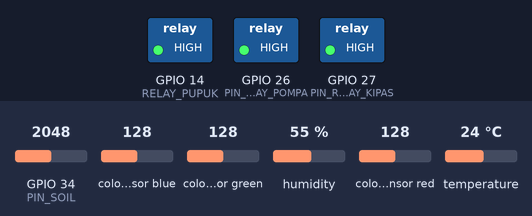
A sketch run on a simulated ESP32. Shown: switched loads named in the sketch (green lamp = pin HIGH). The test bench sets the inputs (shaded band); at power-on: temperature 24 °C, GPIO 34 (PIN_SOIL) = 2048, colour sensor blue 128, colour sensor green 128, humidity 55 %, colour sensor red 128. WiFi joins after 1.5 s; servers stay silent unless stated; uploads are accepted with an empty reply; the local clock reads 2024-03-15 10:24:30 at power-on unless the sketch sets it; EEPROM starts erased; what the sketch prints to the serial monitor is not drawn.

Above: at 2.7 s.
2.8 s: temperature set to 33 °C
5.6 s: temperature set to 36 °C
At 7.0 s:
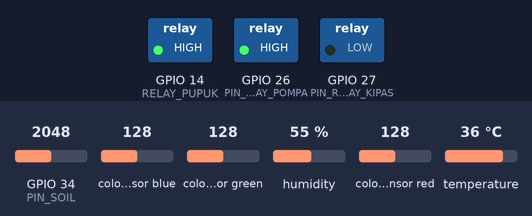
8.4 s: GPIO 34 (PIN_SOIL) set to 3029
11.4 s: GPIO 34 (PIN_SOIL) set to 3089
At 12.7 s:
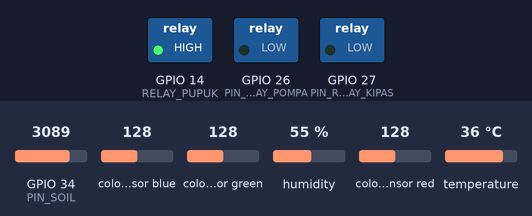
14.2 s: temperature set to 12 °C
At 15.3 s:
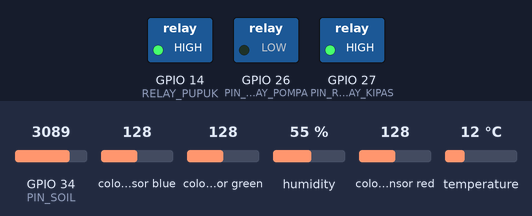
17.0 s: temperature set to 41 °C
At 19.5 s:
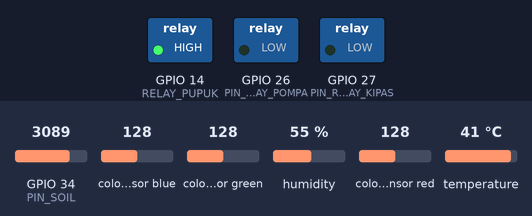
Timing chart, 0 to 20.8 s (numbered marks = the images above; inputs shaded):
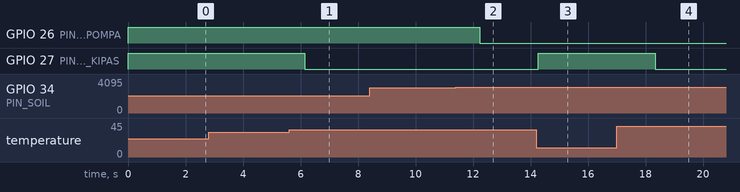

The sketch:

SISTOMATE.ino
```cpp
// SISTOMATE — purwarupa smart greenhouse
// ESP32 + soil moisture + DHT11 + TCS34725 + relay 2×2-ch (pompa air, pompa pupuk, kipas)
// Data sensor & aktuator dikirim via HTTP POST ke ingest.php -> MySQL sistomate
//
// Pinout (hindari strapping pin 0/2/12/15):
//   Soil moisture (analog) : GPIO 34
//   DHT11 (digital)        : GPIO 13
//   TCS34725 I2C SDA/SCL   : GPIO 21 / GPIO 22
//   Relay A CH1 Pompa Air  : GPIO 26  (active-LOW)
//   Relay A CH2 Pompa Pupuk: GPIO 14  (active-LOW)
//   Relay B CH1 Kipas      : GPIO 27  (active-LOW)
//   Relay B CH2 cadangan   : (belum dipakai)
//
// Logika (nilai default jurnal; otomatis ikut configs web lewat respons ingest.php):
//   soil < 40%      -> pompa air ON ; soil >= 60% -> OFF  (histeresis)
//   suhu > 27 C     -> kipas ON ; suhu <= 25 C -> kipas OFF (histeresis)
//   jadwal 1x/minggu jam 07:00 (NTP) + soil >= soilOnPct -> pompa pupuk ON 7 detik
//     (Sari 2024/JITET: jadwal RTC mingguan, durasi default 7 detik; interlock tanah gak kering)
//   Tiap transisi relay -> POST actuator_logs
//   Tiap 2 detik        -> POST sensor_logs + sync threshold configs dari web

#include <WiFi.h>
#include <HTTPClient.h>
#include <Wire.h>
#include <DHT.h>
#include <Adafruit_TCS34725.h>
#include <Preferences.h> // persist counter dosis pupuk anti dobel pas reboot
#include <math.h>
#include <stdlib.h>

// ====== ISI SEBELUM DEMO ======
// Jangan commit kredensial asli. Isi nilai berikut sesuai jaringan dan server
// yang dipakai (API_KEY diambil dari /etc/sistomate-ingest.env).
const char* WIFI_SSID   = "YOUR_WIFI_SSID";
const char* WIFI_PASS   = "YOUR_WIFI_PASSWORD";
const char* SERVER_URL  = "http://192.168.1.100/ingest.php"; // IP komputer server
const char* API_KEY     = "sm_YOUR_SECRET_API_KEY";
const int   DEVICE_ID   = 1; // sesuaikan dengan id_device di tabel devices
// ==============================

#define PIN_SOIL        34
#define PIN_DHT         13
#define PIN_RELAY_POMPA 26
#define RELAY_PUPUK     14
#define PIN_RELAY_KIPAS 27
#define RELAY_ON        LOW   // modul relay 2-ch umumnya aktif-LOW
#define RELAY_OFF       HIGH

#define DEFAULT_SOIL_ON_PCT     40.0f  // pompa nyala di bawah ini (%)
#define DEFAULT_SOIL_OFF_PCT    60.0f  // pompa mati di atas ini (%)
#define DEFAULT_TEMP_ON_C       27.0f  // kipas nyala di atas ini (C)
#define DEFAULT_TEMP_OFF_C      25.0f  // kipas mati di bawah ini (C)
#define DEFAULT_FERT_DURATION_S 7      // detik dosis per semprot
#define TEMP_OFFSET_C           -7.0f  // offset suhu DHT11 (C): idle 30-32C -> 23-25C (ambang 25-27C); set 0.0f untuk mentah

// selesai init dengan nilai default jurnal; diperbarui otomatis dari configs web
float soilOnPct     = DEFAULT_SOIL_ON_PCT;
float soilOffPct    = DEFAULT_SOIL_OFF_PCT;
float tempOnC       = DEFAULT_TEMP_ON_C;
float tempOffC      = DEFAULT_TEMP_OFF_C;
int   fertDurationS = DEFAULT_FERT_DURATION_S;

// fertigasi (Sari 2024: 1x/minggu, durasi default 7 detik; interlock Bab 5)
#define FERT_HOUR        7     // jam lokal WIB (NTP GMT+7)
#define FERT_MIN         0
#define FERT_WDAY        1     // hari jadwal: 1 = Senin (0=Minggu .. 6=Sabtu) — 1x/minggu

#define SENSOR_INTERVAL_MS 2000UL  // POST sensor_logs tiap 2 detik
#define READ_INTERVAL_MS    2000UL  // baca sensor tiap 2 detik (DHT11 minimal 1 dtk)

DHT dht(PIN_DHT, DHT11);
Adafruit_TCS34725 tcs = Adafruit_TCS34725(TCS34725_INTEGRATIONTIME_101MS, TCS34725_GAIN_16X); // naik dari 50ms/4X (sinyal terlalu kecil 21 Okt)

bool pumpOn = false;
bool fanOn  = false;
bool tcsOk  = false;
bool fertOn = false;
unsigned long fertStartMs = 0;
Preferences prefs;
int lastFertKey = 0; // (tahun*1000 + yday) dosis terakhir — cegah dobel dalam sehari

unsigned long lastRead  = 0;
unsigned long lastPost  = 0;

// pembacaan terakhir
float soilPct = 0, airTemp = 0, airHumi = 0;
long soilRaw = 0; // nilai mentah ADC buat kalibrasi
uint16_t r = 0, g = 0, b = 0;

void setup() {
  Serial.begin(115200);

  // amankan relay SEBELUM pinMode (ceklek saat boot dihindari)
  digitalWrite(PIN_RELAY_POMPA, RELAY_OFF);
  digitalWrite(RELAY_PUPUK, RELAY_OFF);
  digitalWrite(PIN_RELAY_KIPAS, RELAY_OFF);
  pinMode(PIN_RELAY_POMPA, OUTPUT);
  pinMode(RELAY_PUPUK, OUTPUT);
  pinMode(PIN_RELAY_KIPAS, OUTPUT);

  prefs.begin("sistomate", false);
  lastFertKey = prefs.getInt("fertkey", 0);

  pinMode(PIN_SOIL, INPUT);
  dht.begin();
  Wire.begin(21, 22);
  tcsOk = tcs.begin();
  if (!tcsOk) Serial.println("[!] TCS34725 tidak terdeteksi — RGB pakai 0");

  WiFi.mode(WIFI_STA);
  WiFi.setSleep(false);    // WAJIB: modem sleep bikin auth race gagal terus (root cause 21 Okt)
  WiFi.persistent(false);  // jangan pakai config NVS lama
  WiFi.begin(WIFI_SSID, WIFI_PASS);
  Serial.print("WiFi connect");
  unsigned long t0 = millis();
  while (WiFi.status() != WL_CONNECTED && millis() - t0 < 20000) {
    delay(500);
    Serial.print(".");
  }
  Serial.println();
  if (WiFi.status() == WL_CONNECTED) {
    Serial.print("OK IP=");
    Serial.println(WiFi.localIP());
  } else {
    Serial.println("GAGAL — retry di loop");
  }

  configTime(7 * 3600, 0, "pool.ntp.org", "time.nist.gov"); // NTP WIB — SNTP nyala sendiri begitu WiFi connected
}

bool postJson(const String& body, String* respOut) {
  if (WiFi.status() != WL_CONNECTED) return false;
  HTTPClient http;
  http.begin(SERVER_URL);
  http.addHeader("Content-Type", "application/json");
  http.addHeader("X-API-Key", API_KEY);
  http.setTimeout(4000);
  int code = http.POST(body);
  if (code >= 200 && code < 300 && respOut != nullptr) {
    *respOut = http.getString();
  }
  http.end();
  Serial.printf("POST %d\n", code);
  return code >= 200 && code < 300;
}

bool postJson(const String& body) {
  return postJson(body, nullptr);
}

bool extractJsonFloatFrom(const String& json, int fromIdx, const char* key, float& outVal) {
  String pat = String("\"") + key + "\"";
  int keyIdx = json.indexOf(pat, fromIdx);
  if (keyIdx < 0) return false;
  int colon = json.indexOf(':', keyIdx + pat.length());
  if (colon < 0) return false;
  int pos = colon + 1;
  int len = json.length();
  while (pos < len && (json[pos] == ' ' || json[pos] == '\t' || json[pos] == '\r' || json[pos] == '\n')) {
    pos++;
  }
  if (pos >= len) return false;
  const char* startPtr = json.c_str() + pos;
  char* endPtr = nullptr;
  float parsed = strtof(startPtr, &endPtr);
  if (endPtr == startPtr || isnan(parsed) || isinf(parsed)) return false;
  outVal = parsed;
  return true;
}

void syncConfigFromJson(const String& json) {
  int cfgIdx = json.indexOf("\"config\"");
  if (cfgIdx < 0) return;

  float sOn = 0, sOff = 0, tOn = 0, tOff = 0, fDur = 0;
  if (!extractJsonFloatFrom(json, cfgIdx, "soil_on", sOn) ||
      !extractJsonFloatFrom(json, cfgIdx, "soil_off", sOff) ||
      !extractJsonFloatFrom(json, cfgIdx, "temp_on", tOn) ||
      !extractJsonFloatFrom(json, cfgIdx, "temp_off", tOff) ||
      !extractJsonFloatFrom(json, cfgIdx, "fert_duration_s", fDur)) {
    return;
  }

  int fertS = (int)(fDur + 0.5f);
  // Validasi sama dengan settings.php agar histeresis selalu aman
  if (sOn < 0.0f || sOn > 100.0f || sOff < 0.0f || sOff > 100.0f || sOn >= sOff) return;
  if (tOn < 10.0f || tOn > 50.0f || tOff < 10.0f || tOff > 50.0f || tOff >= tOn) return;
  if (fertS < 1 || fertS > 60) return;

  bool changed = fabsf(sOn - soilOnPct) > 0.05f ||
                 fabsf(sOff - soilOffPct) > 0.05f ||
                 fabsf(tOn - tempOnC) > 0.05f ||
                 fabsf(tOff - tempOffC) > 0.05f ||
                 fertS != fertDurationS;

  soilOnPct     = sOn;
  soilOffPct    = sOff;
  tempOnC       = tOn;
  tempOffC      = tOff;
  fertDurationS = fertS;

  if (changed) {
    Serial.printf("CONFIG SYNC soil=%.1f..%.1f%% temp=%.1f..%.1fC fert=%ds\n",
                  soilOnPct, soilOffPct, tempOffC, tempOnC, fertDurationS);
  }
}

// event aktuator ditunda (per-slot) sampai POST sukses — retry di loop(),
// biar row actuator_logs gak hilang kalau WiFi/network lagi mati.
// 3 slot terpisah: satu event gak nimpem event lain kalo POST lagi pending
#define ACT_POMPA 0
#define ACT_KIPAS 1
#define ACT_PUPUK 2
#define ACT_COUNT 3
bool actDirty[ACT_COUNT] = {false, false, false};
bool actOn[ACT_COUNT] = {false, false, false};
const char* actName[ACT_COUNT] = {"", "", ""};

void markActuator(int slot, const char* name, bool on) {
  actName[slot] = name;
  actOn[slot] = on;
  actDirty[slot] = true;
}

void flushActuator() {
  for (int i = 0; i < ACT_COUNT; i++) {
    if (!actDirty[i]) continue;
    String body = String("{\"type\":\"actuator\",\"device_id\":") + DEVICE_ID +
                  ",\"actuator_name\":\"" + actName[i] +
                  "\",\"status\":\"" + (actOn[i] ? "ON" : "OFF") + "\"}";
    if (postJson(body)) actDirty[i] = false; // sukses saja di-clear, gagal retry nanti
  }
}

void setPump(bool on) {
  if (on == pumpOn) return;
  pumpOn = on;
  digitalWrite(PIN_RELAY_POMPA, on ? RELAY_ON : RELAY_OFF);
  Serial.printf("POMPA %s\n", on ? "ON" : "OFF");
  markActuator(ACT_POMPA, "Pompa Air", on);
}

void setFert(bool on) {
  if (on == fertOn) return;
  fertOn = on;
  digitalWrite(RELAY_PUPUK, on ? RELAY_ON : RELAY_OFF);
  if (on) fertStartMs = millis();
  Serial.printf("PUPUK %s\n", on ? "ON" : "OFF");
  markActuator(ACT_PUPUK, "Pompa Pupuk", on);
}

void setFan(bool on) {
  if (on == fanOn) return;
  fanOn = on;
  digitalWrite(PIN_RELAY_KIPAS, on ? RELAY_ON : RELAY_OFF);
  Serial.printf("KIPAS %s\n", on ? "ON" : "OFF");
  markActuator(ACT_KIPAS, "Kipas Exhaust", on);
}

// fertigasi: dosis terkonfigurasi (default 7 detik) tiap minggu jam 07:00 (Sari 2024), batal kalo tanah kering
void fertigasi() {
  if (fertOn) {
    if (millis() - fertStartMs >= (unsigned long)fertDurationS * 1000UL) setFert(false);
    else if (soilPct < soilOnPct) setFert(false); // interlock juga di tengah dosis
    return;
  }
  struct tm t;
  if (!getLocalTime(&t, 0)) return; // NTP belum sinkron (tahun < 2016 = false)
  if (t.tm_hour != FERT_HOUR || t.tm_min != FERT_MIN) return;
  if (t.tm_wday != FERT_WDAY) return;           // hanya hari Senin -> jadwal 1x/minggu (bukan tiap hari)
  int key = (t.tm_year + 1900) * 1000 + t.tm_yday;
  if (key == lastFertKey) return;           // hari ini udah dapat dosis
  if (soilPct < soilOnPct) return;          // tanah kering -> lewati minggu ini (retry selama menit jadwal)
  lastFertKey = key;
  prefs.putInt("fertkey", key);
  setFert(true);
}

// heuristik status tanaman dari kondisi sensor (3 kondisi)
// layu (tanah kering atau suhu panas/fanOn) > sakit (daun tidak hijau) > sehat
const char* plantStatus() {
  if (soilPct < soilOnPct || fanOn) return "layu"; // kurang air (< soilOnPct) atau stres panas (kipas aktif)
  if (tcsOk) {
    // kalibrasi 21 Okt malam (data 4468 baris, bimodal jelas):
    //   hijau asli (ambient): G/R = 0.94–1.10  (R kadang >G, syarat g>r bikin salah sakit)
    //   kuning (senter putih): G/R ≈ 0.52
    //   lembah datanya 0.60–0.90 -> ambang G/R 0.75 = titik tengah, margin lebar dua sisi.
    // lowBlue dibuang: hijau & kuning sama-sama lolos (b/max ≈ 0.48 vs 0.22) — gak diskriminatif.
    bool redDom = (unsigned long)g * 4 < (unsigned long)r * 3; // G/R < 0.75
    if (redDom && r > 100) return "sakit"; // r>100 = sinyal nyata, bukan noise
  }
  return "sehat";
}

void readSensors() {
  long raw = analogRead(PIN_SOIL);            // 0..4095, kering = tinggi
  soilRaw = raw;
  soilPct = constrain(map(raw, 4095, 1500, 0, 100), 0, 100); // kalibrasi 21 Okt: udara=4095, air penuh=1500

  float t = dht.readTemperature();
  float h = dht.readHumidity();
  if (!isnan(t)) {
    float adj = t + TEMP_OFFSET_C;
    airTemp = adj < 0.0f ? 0.0f : adj;
  }
  if (!isnan(h)) airHumi = h;

  if (tcsOk) {
    uint16_t clear = 0;
    tcs.getRawData(&r, &g, &b, &clear);
  }
}

void loop() {
  unsigned long now = millis();

  // reconnect WiFi kalau putus
  if (WiFi.status() != WL_CONNECTED) {
    static unsigned long lastRetry = 0;
    if (now - lastRetry > 5000) {
      lastRetry = now;
      WiFi.disconnect();
      WiFi.begin(WIFI_SSID, WIFI_PASS);
      Serial.println("WiFi retry");
    }
  }

  if (now - lastRead >= READ_INTERVAL_MS) {
    lastRead = now;
    readSensors();

    // logika aktuator + histeresis (otomatis ikut ambang configs web)
    setPump(soilPct < soilOnPct ? true : (soilPct >= soilOffPct ? false : pumpOn));
    setFan(airTemp > tempOnC ? true : (airTemp <= tempOffC ? false : fanOn));
  }

  if (now - lastPost >= SENSOR_INTERVAL_MS) {
    lastPost = now;
    String body = String("{\"type\":\"sensor\",\"device_id\":") + DEVICE_ID +
                  ",\"air_temperature\":" + String(airTemp, 1) +
                  ",\"air_humidity\":" + String(airHumi, 1) +
                  ",\"soil_moisture\":" + String(soilPct, 1) +
                  ",\"rgb_red\":" + r +
                  ",\"rgb_green\":" + g +
                  ",\"rgb_blue\":" + b +
                  ",\"plant_status\":\"" + plantStatus() + "\"}";
    String resp;
    if (postJson(body, &resp)) {
      syncConfigFromJson(resp);
    }
    Serial.printf("SENSOR suhu=%.1fC rh=%.0f%% soil=%.0f%% raw=%ld rgb=%u,%u,%u %s\n",
                  airTemp, airHumi, soilPct, soilRaw, r, g, b, plantStatus());
  }

  flushActuator(); // kirim/retry event aktuator yang belum sukses ter-post
  fertigasi();     // cek jadwal pupuk tiap loop (presisi durasi 50ms, bukan 2 dtk)

  delay(50);
}
```

Measured:
- the behaviour switches between 34 and 35 °C on temperature (found by bisection; images 0 and 1)
- the behaviour switches between 3057 and 3058 on GPIO 34 (PIN_SOIL) (found by bisection; images 1 and 2)
- after the input at 2.8 s, every drawn part: stays the same
- after the input at 5.6 s, GPIO 27 (PIN_RELAY_KIPAS): HIGH → LOW after 0.54 s
- after the input at 8.4 s, every drawn part: stays the same
- after the input at 11.4 s, GPIO 26 (PIN_RELAY_POMPA): HIGH → LOW after 0.84 s
- after the input at 14.2 s, GPIO 27 (PIN_RELAY_KIPAS): LOW → HIGH after 0.07 s
- after the input at 17.0 s, GPIO 27 (PIN_RELAY_KIPAS): HIGH → LOW after 1.3 s
